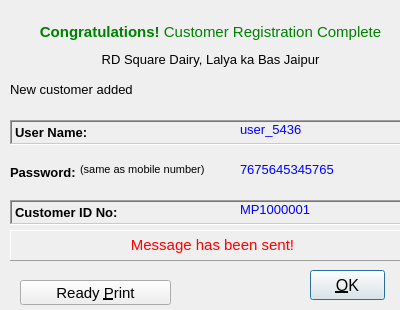
<?xml version="1.0" encoding="UTF-8"?>
<ui version="4.0">
 <class>RegistrationComplete</class>
 <widget class="QWidget" name="RegistrationComplete">
  <property name="geometry">
   <rect>
    <x>0</x>
    <y>0</y>
    <width>400</width>
    <height>310</height>
   </rect>
  </property>
  <property name="sizePolicy">
   <sizepolicy hsizetype="Fixed" vsizetype="Fixed">
    <horstretch>0</horstretch>
    <verstretch>0</verstretch>
   </sizepolicy>
  </property>
  <property name="minimumSize">
   <size>
    <width>400</width>
    <height>310</height>
   </size>
  </property>
  <property name="maximumSize">
   <size>
    <width>400</width>
    <height>310</height>
   </size>
  </property>
  <property name="windowTitle">
   <string>Form</string>
  </property>
  <widget class="QLabel" name="titleLabel">
   <property name="geometry">
    <rect>
     <x>10</x>
     <y>20</y>
     <width>401</width>
     <height>25</height>
    </rect>
   </property>
   <property name="font">
    <font>
     <pointsize>11</pointsize>
    </font>
   </property>
   <property name="text">
    <string>&lt;html&gt;&lt;center&gt;&lt;p&gt;&lt;font color=&quot;green&quot;&gt;&lt;b&gt;Congratulations!&lt;/b&gt; Customer Registration Complete&lt;/font&gt;&lt;/p&gt;&lt;/center&gt;&lt;/html&gt;</string>
   </property>
  </widget>
  <widget class="QLabel" name="dairyNameLabel">
   <property name="geometry">
    <rect>
     <x>10</x>
     <y>50</y>
     <width>401</width>
     <height>20</height>
    </rect>
   </property>
   <property name="font">
    <font>
     <pointsize>10</pointsize>
    </font>
   </property>
   <property name="text">
    <string>&lt;html&gt;&lt;center&gt;&lt;p&gt;RD Square Dairy, Lalya ka Bas Jaipur&lt;/p&gt;&lt;/center&gt;&lt;/html&gt;</string>
   </property>
  </widget>
  <widget class="QLabel" name="custLabel">
   <property name="geometry">
    <rect>
     <x>10</x>
     <y>80</y>
     <width>381</width>
     <height>20</height>
    </rect>
   </property>
   <property name="font">
    <font>
     <pointsize>10</pointsize>
    </font>
   </property>
   <property name="styleSheet">
    <string notr="true">QLabel {
color: black

}</string>
   </property>
   <property name="text">
    <string>&lt;html&gt;&lt;p&gt;New customer added&lt;/p&gt;&lt;/html&gt;</string>
   </property>
  </widget>
  <widget class="QLabel" name="usernameLabel">
   <property name="geometry">
    <rect>
     <x>10</x>
     <y>120</y>
     <width>401</width>
     <height>25</height>
    </rect>
   </property>
   <property name="font">
    <font>
     <pointsize>10</pointsize>
    </font>
   </property>
   <property name="frameShape">
    <enum>QFrame::WinPanel</enum>
   </property>
   <property name="frameShadow">
    <enum>QFrame::Sunken</enum>
   </property>
   <property name="lineWidth">
    <number>2</number>
   </property>
   <property name="text">
    <string>&lt;html&gt;&lt;p&gt;&lt;b&gt;User Name: &lt;/b&gt;&lt;/p&gt;&lt;/html&gt;</string>
   </property>
  </widget>
  <widget class="QLabel" name="custIDLabel">
   <property name="geometry">
    <rect>
     <x>10</x>
     <y>200</y>
     <width>401</width>
     <height>25</height>
    </rect>
   </property>
   <property name="font">
    <font>
     <pointsize>10</pointsize>
    </font>
   </property>
   <property name="frameShape">
    <enum>QFrame::WinPanel</enum>
   </property>
   <property name="frameShadow">
    <enum>QFrame::Sunken</enum>
   </property>
   <property name="lineWidth">
    <number>2</number>
   </property>
   <property name="text">
    <string>&lt;html&gt;&lt;p&gt;&lt;b&gt;Customer ID No: &lt;/b&gt;&lt;/p&gt;&lt;/html&gt;</string>
   </property>
  </widget>
  <widget class="QLabel" name="passwordLabel">
   <property name="geometry">
    <rect>
     <x>10</x>
     <y>160</y>
     <width>81</width>
     <height>25</height>
    </rect>
   </property>
   <property name="font">
    <font>
     <pointsize>10</pointsize>
    </font>
   </property>
   <property name="text">
    <string>&lt;html&gt;&lt;p&gt;&lt;b&gt;Password: &lt;/b&gt;&lt;/p&gt;&lt;/center&gt;&lt;/html&gt;</string>
   </property>
  </widget>
  <widget class="QPushButton" name="printButton">
   <property name="geometry">
    <rect>
     <x>20</x>
     <y>280</y>
     <width>151</width>
     <height>25</height>
    </rect>
   </property>
   <property name="font">
    <font>
     <pointsize>11</pointsize>
    </font>
   </property>
   <property name="text">
    <string>Ready &amp;Print</string>
   </property>
  </widget>
  <widget class="QPushButton" name="okButton">
   <property name="geometry">
    <rect>
     <x>310</x>
     <y>270</y>
     <width>75</width>
     <height>30</height>
    </rect>
   </property>
   <property name="font">
    <font>
     <pointsize>12</pointsize>
    </font>
   </property>
   <property name="text">
    <string>&amp;OK</string>
   </property>
   <property name="autoDefault">
    <bool>true</bool>
   </property>
   <property name="default">
    <bool>true</bool>
   </property>
  </widget>
  <widget class="QLabel" name="usernameshowLabel">
   <property name="geometry">
    <rect>
     <x>240</x>
     <y>120</y>
     <width>141</width>
     <height>20</height>
    </rect>
   </property>
   <property name="font">
    <font>
     <pointsize>10</pointsize>
    </font>
   </property>
   <property name="styleSheet">
    <string notr="true">QLabel {
color: blue
}</string>
   </property>
   <property name="text">
    <string>&lt;html&gt;&lt;p&gt;user_5436&lt;/p&gt;&lt;/html&gt;</string>
   </property>
  </widget>
  <widget class="QLabel" name="passwordShowLabel">
   <property name="geometry">
    <rect>
     <x>240</x>
     <y>160</y>
     <width>141</width>
     <height>20</height>
    </rect>
   </property>
   <property name="font">
    <font>
     <pointsize>10</pointsize>
    </font>
   </property>
   <property name="styleSheet">
    <string notr="true">QLabel {
color: blue
}</string>
   </property>
   <property name="text">
    <string>&lt;html&gt;&lt;p&gt;7675645345765&lt;/p&gt;&lt;/center&gt;&lt;/html&gt;</string>
   </property>
  </widget>
  <widget class="QLabel" name="custIDShowLabel">
   <property name="geometry">
    <rect>
     <x>240</x>
     <y>200</y>
     <width>141</width>
     <height>20</height>
    </rect>
   </property>
   <property name="font">
    <font>
     <pointsize>10</pointsize>
    </font>
   </property>
   <property name="styleSheet">
    <string notr="true">QLabel {
color: blue
}</string>
   </property>
   <property name="text">
    <string>&lt;html&gt;&lt;p&gt;MP1000001&lt;/p&gt;&lt;/html&gt;</string>
   </property>
  </widget>
  <widget class="QLabel" name="passwordLabel_2">
   <property name="geometry">
    <rect>
     <x>80</x>
     <y>160</y>
     <width>131</width>
     <height>20</height>
    </rect>
   </property>
   <property name="font">
    <font>
     <pointsize>8</pointsize>
    </font>
   </property>
   <property name="text">
    <string>&lt;html&gt;&lt;p&gt;(same as mobile number) &lt;/p&gt;&lt;/center&gt;&lt;/html&gt;</string>
   </property>
  </widget>
  <widget class="QLabel" name="emailLbel">
   <property name="geometry">
    <rect>
     <x>10</x>
     <y>230</y>
     <width>401</width>
     <height>31</height>
    </rect>
   </property>
   <property name="font">
    <font>
     <pointsize>11</pointsize>
    </font>
   </property>
   <property name="styleSheet">
    <string notr="true">QLabel {

color: red
}</string>
   </property>
   <property name="frameShape">
    <enum>QFrame::Panel</enum>
   </property>
   <property name="frameShadow">
    <enum>QFrame::Raised</enum>
   </property>
   <property name="text">
    <string>&lt;html&gt;&lt;p&gt;&lt;center&gt;Message has been sent!&lt;/center&gt;&lt;/p&gt;&lt;/html&gt;</string>
   </property>
  </widget>
 </widget>
 <tabstops>
  <tabstop>okButton</tabstop>
  <tabstop>printButton</tabstop>
 </tabstops>
 <resources/>
 <connections/>
</ui>
